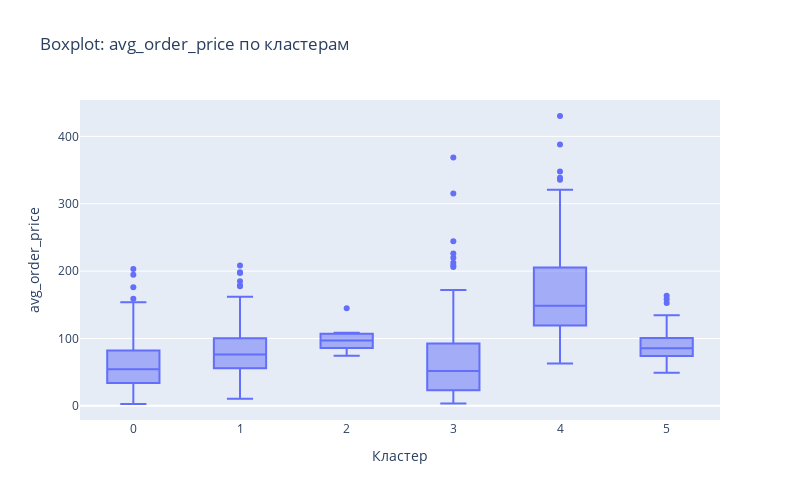
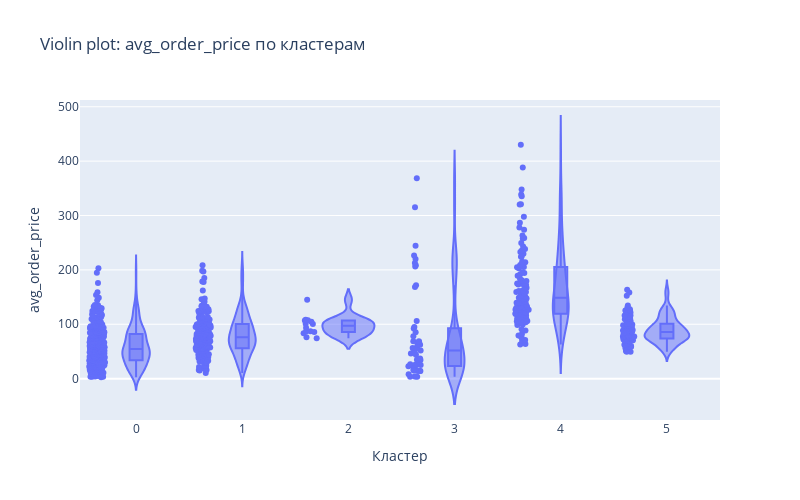
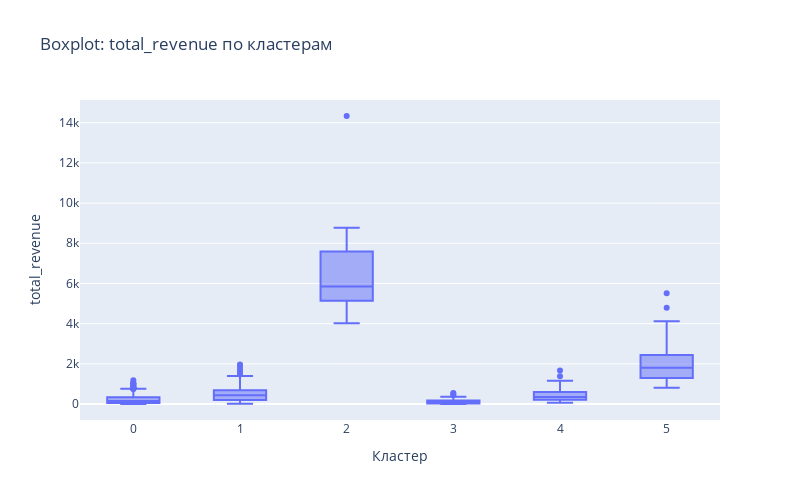
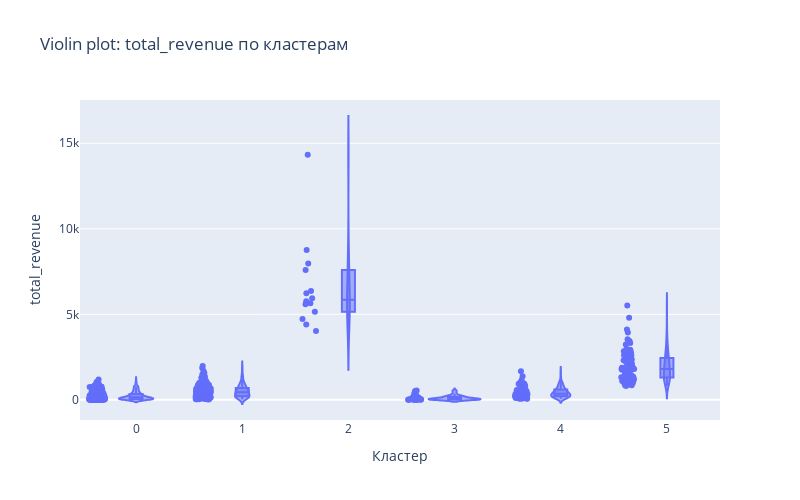

The notebook cell these images were saved under, in order:
### Markdown cell above
## Визуализируйте распределения ключевых метрик по кластерам (boxplot/violin/heatmap на ваш выбор)

### Code cell
key_metrics = [
    "avg_order_price",
    "total_revenue",
    "total_profit",
    "avg_profit",
    "on_time_ratio",
    "num_orders",
]

for metric in key_metrics:
    fig_box = px.box(
        df_with_clusters,
        x="cluster",
        y=metric,
        title=f"Boxplot: {metric} по кластерам",
        labels={"cluster": "Кластер", metric: metric},
        width=800,
        height=500,
    )
    fig_box.show()

    fig_violin = px.violin(
        df_with_clusters,
        x="cluster",
        y=metric,
        box=True,
        points="all",
        title=f"Violin plot: {metric} по кластерам",
        labels={"cluster": "Кластер", metric: metric},
        width=800,
        height=500,
    )
    fig_violin.show()

### Figure 1 — Plotly figure (JSON) as saved in the notebook; plotly's stock layout.template omitted (floating-point values rounded to 4 significant figures; data arrays with more than 128 entries replaced by an {"elided": "..."} marker saying what was removed)
{"data": [{"alignmentgroup": "True", "hovertemplate": "Кластер=%{x}<br>avg_order_price=%{y}<extra></extra>", "legendgroup": "", "marker": {"color": "#636efa"}, "name": "", "notched": false, "offsetgroup": "", "orientation": "v", "showlegend": false, "type": "box", "x": {"elided": "805 int values"}, "x0": " ", "xaxis": "x", "y": {"elided": "805 float values"}, "y0": " ", "yaxis": "y"}], "layout": {"boxmode": "group", "height": 500, "legend": {"tracegroupgap": 0}, "title": {"text": "Boxplot: avg_order_price по кластерам"}, "width": 800, "xaxis": {"anchor": "y", "domain": [0, 1], "title": {"text": "Кластер"}}, "yaxis": {"anchor": "x", "domain": [0, 1], "title": {"text": "avg_order_price"}}}}

### Figure 2 — Plotly figure (JSON) as saved in the notebook; plotly's stock layout.template omitted (floating-point values rounded to 4 significant figures; data arrays with more than 128 entries replaced by an {"elided": "..."} marker saying what was removed)
{"data": [{"alignmentgroup": "True", "box": {"visible": true}, "hovertemplate": "Кластер=%{x}<br>avg_order_price=%{y}<extra></extra>", "legendgroup": "", "marker": {"color": "#636efa"}, "name": "", "offsetgroup": "", "orientation": "v", "points": "all", "scalegroup": "True", "showlegend": false, "type": "violin", "x": {"elided": "805 int values"}, "x0": " ", "xaxis": "x", "y": {"elided": "805 float values"}, "y0": " ", "yaxis": "y"}], "layout": {"height": 500, "legend": {"tracegroupgap": 0}, "title": {"text": "Violin plot: avg_order_price по кластерам"}, "violinmode": "group", "width": 800, "xaxis": {"anchor": "y", "domain": [0, 1], "title": {"text": "Кластер"}}, "yaxis": {"anchor": "x", "domain": [0, 1], "title": {"text": "avg_order_price"}}}}

### Figure 3 — Plotly figure (JSON) as saved in the notebook; plotly's stock layout.template omitted (floating-point values rounded to 4 significant figures; data arrays with more than 128 entries replaced by an {"elided": "..."} marker saying what was removed)
{"data": [{"alignmentgroup": "True", "hovertemplate": "Кластер=%{x}<br>total_revenue=%{y}<extra></extra>", "legendgroup": "", "marker": {"color": "#636efa"}, "name": "", "notched": false, "offsetgroup": "", "orientation": "v", "showlegend": false, "type": "box", "x": {"elided": "805 int values"}, "x0": " ", "xaxis": "x", "y": {"elided": "805 float values"}, "y0": " ", "yaxis": "y"}], "layout": {"boxmode": "group", "height": 500, "legend": {"tracegroupgap": 0}, "title": {"text": "Boxplot: total_revenue по кластерам"}, "width": 800, "xaxis": {"anchor": "y", "domain": [0, 1], "title": {"text": "Кластер"}}, "yaxis": {"anchor": "x", "domain": [0, 1], "title": {"text": "total_revenue"}}}}

### Figure 4 — Plotly figure (JSON) as saved in the notebook; plotly's stock layout.template omitted (floating-point values rounded to 4 significant figures; data arrays with more than 128 entries replaced by an {"elided": "..."} marker saying what was removed)
{"data": [{"alignmentgroup": "True", "box": {"visible": true}, "hovertemplate": "Кластер=%{x}<br>total_revenue=%{y}<extra></extra>", "legendgroup": "", "marker": {"color": "#636efa"}, "name": "", "offsetgroup": "", "orientation": "v", "points": "all", "scalegroup": "True", "showlegend": false, "type": "violin", "x": {"elided": "805 int values"}, "x0": " ", "xaxis": "x", "y": {"elided": "805 float values"}, "y0": " ", "yaxis": "y"}], "layout": {"height": 500, "legend": {"tracegroupgap": 0}, "title": {"text": "Violin plot: total_revenue по кластерам"}, "violinmode": "group", "width": 800, "xaxis": {"anchor": "y", "domain": [0, 1], "title": {"text": "Кластер"}}, "yaxis": {"anchor": "x", "domain": [0, 1], "title": {"text": "total_revenue"}}}}
